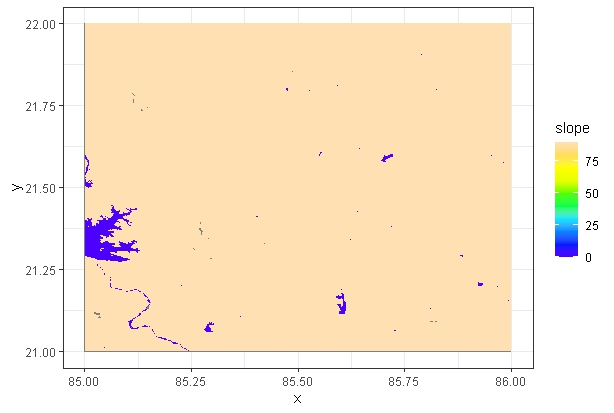

Write the R code that produced this figure.
setwd("E:/R_dibya/LANDSAT_IMAGE")
library(raster)
library(ggplot2)
r = raster("keonjhar_dem.tif")
r = aggregate(r, fact = 2)
slp=terrain(r,opt="slope",unit="degrees")
slp_df=as.data.frame(slp,xy=T)
ggplot()+
  geom_tile(data=slp_df,aes(x=x,y=y,fill=slope))+
  scale_fill_gradientn(colors=topo.colors(10))+
  theme_bw()
